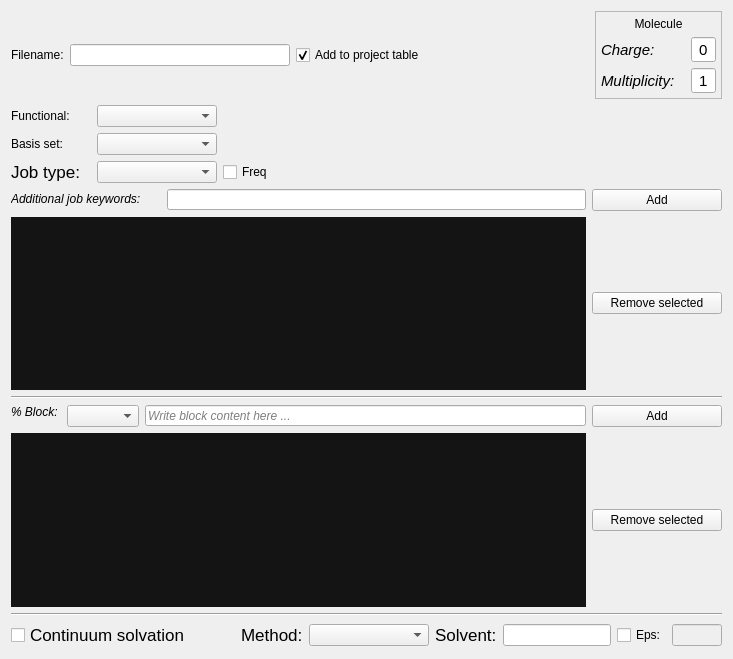
          <widget class="QWidget" name="scrollAreaWidgetContents_2">
           <property name="geometry">
            <rect>
             <x>0</x>
             <y>0</y>
             <width>733</width>
             <height>659</height>
            </rect>
           </property>
           <layout class="QVBoxLayout" name="verticalLayout_4">
            <item>
             <layout class="QHBoxLayout" name="horizontalLayout_9">
              <item>
               <widget class="QLabel" name="label_4">
                <property name="font">
                 <font>
                  <italic>false</italic>
                 </font>
                </property>
                <property name="text">
                 <string>Filename:</string>
                </property>
               </widget>
              </item>
              <item>
               <widget class="QLineEdit" name="lineEdit_filename">
                <property name="minimumSize">
                 <size>
                  <width>220</width>
                  <height>0</height>
                 </size>
                </property>
                <property name="placeholderText">
                 <string/>
                </property>
               </widget>
              </item>
              <item>
               <widget class="QCheckBox" name="checkBox_cp_to_reactmain">
                <property name="text">
                 <string>Add to project table</string>
                </property>
                <property name="checked">
                 <bool>true</bool>
                </property>
               </widget>
              </item>
              <item>
               <spacer name="horizontalSpacer_4">
                <property name="orientation">
                 <enum>Qt::Horizontal</enum>
                </property>
                <property name="sizeHint" stdset="0">
                 <size>
                  <width>162</width>
                  <height>20</height>
                 </size>
                </property>
               </spacer>
              </item>
              <item>
               <widget class="QFrame" name="frame">
                <property name="maximumSize">
                 <size>
                  <width>127</width>
                  <height>96</height>
                 </size>
                </property>
                <property name="frameShape">
                 <enum>QFrame::StyledPanel</enum>
                </property>
                <property name="frameShadow">
                 <enum>QFrame::Raised</enum>
                </property>
                <layout class="QGridLayout" name="gridLayout_27">
                 <property name="leftMargin">
                  <number>5</number>
                 </property>
                 <property name="topMargin">
                  <number>5</number>
                 </property>
                 <property name="rightMargin">
                  <number>5</number>
                 </property>
                 <property name="bottomMargin">
                  <number>5</number>
                 </property>
                 <item row="1" column="1">
                  <widget class="QLabel" name="label_33">
                   <property name="font">
                    <font>
                     <pointsize>11</pointsize>
                     <italic>true</italic>
                    </font>
                   </property>
                   <property name="text">
                    <string>Charge:</string>
                   </property>
                  </widget>
                 </item>
                 <item row="1" column="2">
                  <widget class="QLineEdit" name="lineEdit_charge">
                   <property name="minimumSize">
                    <size>
                     <width>25</width>
                     <height>25</height>
                    </size>
                   </property>
                   <property name="maximumSize">
                    <size>
                     <width>25</width>
                     <height>25</height>
                    </size>
                   </property>
                   <property name="font">
                    <font>
                     <pointsize>11</pointsize>
                    </font>
                   </property>
                   <property name="text">
                    <string>0</string>
                   </property>
                   <property name="alignment">
                    <set>Qt::AlignCenter</set>
                   </property>
                  </widget>
                 </item>
                 <item row="2" column="1">
                  <widget class="QLabel" name="label_34">
                   <property name="font">
                    <font>
                     <pointsize>11</pointsize>
                     <italic>true</italic>
                    </font>
                   </property>
                   <property name="text">
                    <string>Multiplicity:</string>
                   </property>
                  </widget>
                 </item>
                 <item row="2" column="2">
                  <widget class="QLineEdit" name="lineEdit_multiplicity">
                   <property name="minimumSize">
                    <size>
                     <width>25</width>
                     <height>25</height>
                    </size>
                   </property>
                   <property name="maximumSize">
                    <size>
                     <width>25</width>
                     <height>25</height>
                    </size>
                   </property>
                   <property name="font">
                    <font>
                     <pointsize>11</pointsize>
                    </font>
                   </property>
                   <property name="text">
                    <string>1</string>
                   </property>
                   <property name="alignment">
                    <set>Qt::AlignCenter</set>
                   </property>
                  </widget>
                 </item>
                 <item row="0" column="1" colspan="2">
                  <widget class="QLabel" name="label_32">
                   <property name="text">
                    <string>Molecule</string>
                   </property>
                   <property name="alignment">
                    <set>Qt::AlignCenter</set>
                   </property>
                  </widget>
                 </item>
                </layout>
               </widget>
              </item>
             </layout>
            </item>
            <item>
             <layout class="QHBoxLayout" name="horizontalLayout_7">
              <item>
               <widget class="QLabel" name="funct_label_1">
                <property name="minimumSize">
                 <size>
                  <width>80</width>
                  <height>0</height>
                 </size>
                </property>
                <property name="maximumSize">
                 <size>
                  <width>80</width>
                  <height>16777215</height>
                 </size>
                </property>
                <property name="text">
                 <string>Functional:</string>
                </property>
               </widget>
              </item>
              <item>
               <widget class="QComboBox" name="comboBox_funct">
                <property name="minimumSize">
                 <size>
                  <width>120</width>
                  <height>0</height>
                 </size>
                </property>
                <property name="maximumSize">
                 <size>
                  <width>120</width>
                  <height>16777215</height>
                 </size>
                </property>
                <property name="editable">
                 <bool>false</bool>
                </property>
               </widget>
              </item>
              <item>
               <spacer name="horizontalSpacer_2">
                <property name="orientation">
                 <enum>Qt::Horizontal</enum>
                </property>
                <property name="sizeHint" stdset="0">
                 <size>
                  <width>40</width>
                  <height>20</height>
                 </size>
                </property>
               </spacer>
              </item>
             </layout>
            </item>
            <item>
             <layout class="QHBoxLayout" name="horizontalLayout_8">
              <item>
               <widget class="QLabel" name="basis_label_1">
                <property name="minimumSize">
                 <size>
                  <width>80</width>
                  <height>0</height>
                 </size>
                </property>
                <property name="maximumSize">
                 <size>
                  <width>80</width>
                  <height>16777215</height>
                 </size>
                </property>
                <property name="text">
                 <string>Basis set:</string>
                </property>
               </widget>
              </item>
              <item>
               <widget class="QComboBox" name="comboBox_basis1">
                <property name="minimumSize">
                 <size>
                  <width>120</width>
                  <height>0</height>
                 </size>
                </property>
                <property name="maximumSize">
                 <size>
                  <width>120</width>
                  <height>16777215</height>
                 </size>
                </property>
                <property name="editable">
                 <bool>false</bool>
                </property>
               </widget>
              </item>
              <item>
               <spacer name="horizontalSpacer_3">
                <property name="orientation">
                 <enum>Qt::Horizontal</enum>
                </property>
                <property name="sizeHint" stdset="0">
                 <size>
                  <width>40</width>
                  <height>20</height>
                 </size>
                </property>
               </spacer>
              </item>
             </layout>
            </item>
            <item>
             <layout class="QHBoxLayout" name="horizontalLayout_10">
              <item>
               <widget class="QLabel" name="label_3">
                <property name="minimumSize">
                 <size>
                  <width>80</width>
                  <height>0</height>
                 </size>
                </property>
                <property name="maximumSize">
                 <size>
                  <width>80</width>
                  <height>16777215</height>
                 </size>
                </property>
                <property name="font">
                 <font>
                  <pointsize>13</pointsize>
                 </font>
                </property>
                <property name="text">
                 <string>Job type:</string>
                </property>
               </widget>
              </item>
              <item>
               <widget class="QComboBox" name="comboBox_job_type">
                <property name="minimumSize">
                 <size>
                  <width>120</width>
                  <height>0</height>
                 </size>
                </property>
                <property name="maximumSize">
                 <size>
                  <width>120</width>
                  <height>16777215</height>
                 </size>
                </property>
               </widget>
              </item>
              <item>
               <widget class="QCheckBox" name="checkbox_freq">
                <property name="enabled">
                 <bool>true</bool>
                </property>
                <property name="text">
                 <string>Freq   </string>
                </property>
               </widget>
              </item>
              <item>
               <spacer name="horizontalSpacer_9">
                <property name="orientation">
                 <enum>Qt::Horizontal</enum>
                </property>
                <property name="sizeHint" stdset="0">
                 <size>
                  <width>40</width>
                  <height>20</height>
                 </size>
                </property>
               </spacer>
              </item>
             </layout>
            </item>
            <item>
             <layout class="QHBoxLayout" name="horizontalLayout_16">
              <item>
               <widget class="QLabel" name="additional_job_2">
                <property name="minimumSize">
                 <size>
                  <width>150</width>
                  <height>15</height>
                 </size>
                </property>
                <property name="maximumSize">
                 <size>
                  <width>100</width>
                  <height>15</height>
                 </size>
                </property>
                <property name="font">
                 <font>
                  <italic>true</italic>
                 </font>
                </property>
                <property name="text">
                 <string>Additional job keywords:</string>
                </property>
                <property name="alignment">
                 <set>Qt::AlignLeading|Qt::AlignLeft|Qt::AlignTop</set>
                </property>
               </widget>
              </item>
              <item>
               <widget class="QLineEdit" name="LineEdit_add_job_2">
                <property name="minimumSize">
                 <size>
                  <width>100</width>
                  <height>21</height>
                 </size>
                </property>
                <property name="maximumSize">
                 <size>
                  <width>600</width>
                  <height>21</height>
                 </size>
                </property>
                <property name="font">
                 <font>
                  <italic>true</italic>
                 </font>
                </property>
                <property name="text">
                 <string/>
                </property>
               </widget>
              </item>
              <item>
               <widget class="QPushButton" name="Button_add_job_2">
                <property name="minimumSize">
                 <size>
                  <width>130</width>
                  <height>0</height>
                 </size>
                </property>
                <property name="maximumSize">
                 <size>
                  <width>130</width>
                  <height>16777215</height>
                 </size>
                </property>
                <property name="text">
                 <string>Add</string>
                </property>
               </widget>
              </item>
             </layout>
            </item>
            <item>
             <layout class="QHBoxLayout" name="horizontalLayout_17">
              <item>
               <widget class="QListWidget" name="List_add_job_2">
                <property name="sizePolicy">
                 <sizepolicy hsizetype="Expanding" vsizetype="Expanding">
                  <horstretch>0</horstretch>
                  <verstretch>0</verstretch>
                 </sizepolicy>
                </property>
                <property name="minimumSize">
                 <size>
                  <width>0</width>
                  <height>0</height>
                 </size>
                </property>
                <property name="maximumSize">
                 <size>
                  <width>600</width>
                  <height>888888</height>
                 </size>
                </property>
                <property name="styleSheet">
                 <string notr="true">QListWidget{	
 background-color: rgb(20,20,20);		
  border:None;
  margin-top:0px;	
  margin-left:0px;
  margin-right:0px;	
 }</string>
                </property>
               </widget>
              </item>
              <item>
               <widget class="QPushButton" name="Button_del_job_2">
                <property name="minimumSize">
                 <size>
                  <width>130</width>
                  <height>0</height>
                 </size>
                </property>
                <property name="maximumSize">
                 <size>
                  <width>130</width>
                  <height>16777215</height>
                 </size>
                </property>
                <property name="text">
                 <string>Remove selected</string>
                </property>
               </widget>
              </item>
             </layout>
            </item>
            <item>
             <widget class="Line" name="line_2">
              <property name="orientation">
               <enum>Qt::Horizontal</enum>
              </property>
             </widget>
            </item>
            <item>
             <layout class="QHBoxLayout" name="horizontalLayout_18">
              <item>
               <widget class="QLabel" name="additional_job">
                <property name="minimumSize">
                 <size>
                  <width>50</width>
                  <height>0</height>
                 </size>
                </property>
                <property name="maximumSize">
                 <size>
                  <width>100</width>
                  <height>50</height>
                 </size>
                </property>
                <property name="font">
                 <font>
                  <italic>true</italic>
                 </font>
                </property>
                <property name="text">
                 <string>% Block:</string>
                </property>
                <property name="alignment">
                 <set>Qt::AlignLeading|Qt::AlignLeft|Qt::AlignTop</set>
                </property>
               </widget>
              </item>
              <item>
               <widget class="QComboBox" name="comboBox">
                <property name="maximumSize">
                 <size>
                  <width>120</width>
                  <height>16777215</height>
                 </size>
                </property>
               </widget>
              </item>
              <item>
               <widget class="QLineEdit" name="LineEdit_add_job">
                <property name="minimumSize">
                 <size>
                  <width>100</width>
                  <height>21</height>
                 </size>
                </property>
                <property name="maximumSize">
                 <size>
                  <width>500</width>
                  <height>21</height>
                 </size>
                </property>
                <property name="font">
                 <font>
                  <italic>true</italic>
                 </font>
                </property>
                <property name="text">
                 <string/>
                </property>
                <property name="placeholderText">
                 <string>Write block content here ...</string>
                </property>
               </widget>
              </item>
              <item>
               <widget class="QPushButton" name="Button_add_job">
                <property name="minimumSize">
                 <size>
                  <width>130</width>
                  <height>0</height>
                 </size>
                </property>
                <property name="maximumSize">
                 <size>
                  <width>130</width>
                  <height>16777215</height>
                 </size>
                </property>
                <property name="text">
                 <string>Add</string>
                </property>
               </widget>
              </item>
             </layout>
            </item>
            <item>
             <layout class="QHBoxLayout" name="horizontalLayout_19">
              <item>
               <widget class="QListWidget" name="List_add_job">
                <property name="sizePolicy">
                 <sizepolicy hsizetype="Expanding" vsizetype="Expanding">
                  <horstretch>0</horstretch>
                  <verstretch>0</verstretch>
                 </sizepolicy>
                </property>
                <property name="minimumSize">
                 <size>
                  <width>0</width>
                  <height>0</height>
                 </size>
                </property>
                <property name="maximumSize">
                 <size>
                  <width>600</width>
                  <height>16777215</height>
                 </size>
                </property>
                <property name="styleSheet">
                 <string notr="true">QListWidget{	
 background-color: rgb(20,20,20);		
  border:None;
  margin-top:0px;	
  margin-left:0px;
  margin-right:0px;	
 }</string>
                </property>
               </widget>
              </item>
              <item>
               <widget class="QPushButton" name="Button_del_job">
                <property name="minimumSize">
                 <size>
                  <width>130</width>
                  <height>0</height>
                 </size>
                </property>
                <property name="maximumSize">
                 <size>
                  <width>130</width>
                  <height>16777215</height>
                 </size>
                </property>
                <property name="text">
                 <string>Remove selected</string>
                </property>
               </widget>
              </item>
             </layout>
            </item>
            <item>
             <widget class="Line" name="line_3">
              <property name="orientation">
               <enum>Qt::Horizontal</enum>
              </property>
             </widget>
            </item>
            <item>
             <layout class="QHBoxLayout" name="horizontalLayout_13">
              <item>
               <widget class="QCheckBox" name="checkbox_SCRF">
                <property name="enabled">
                 <bool>true</bool>
                </property>
                <property name="font">
                 <font>
                  <pointsize>13</pointsize>
                  <weight>50</weight>
                  <bold>false</bold>
                 </font>
                </property>
                <property name="text">
                 <string>Continuum solvation</string>
                </property>
               </widget>
              </item>
              <item>
               <spacer name="horizontalSpacer_15">
                <property name="orientation">
                 <enum>Qt::Horizontal</enum>
                </property>
                <property name="sizeHint" stdset="0">
                 <size>
                  <width>40</width>
                  <height>20</height>
                 </size>
                </property>
               </spacer>
              </item>
              <item>
               <widget class="QLabel" name="label_15">
                <property name="font">
                 <font>
                  <pointsize>13</pointsize>
                 </font>
                </property>
                <property name="text">
                 <string>Method:</string>
                </property>
               </widget>
              </item>
              <item>
               <widget class="QComboBox" name="comboBox_SCRF">
                <property name="minimumSize">
                 <size>
                  <width>120</width>
                  <height>0</height>
                 </size>
                </property>
                <property name="maximumSize">
                 <size>
                  <width>120</width>
                  <height>16777215</height>
                 </size>
                </property>
               </widget>
              </item>
              <item>
               <widget class="QLabel" name="label_16">
                <property name="font">
                 <font>
                  <pointsize>13</pointsize>
                 </font>
                </property>
                <property name="text">
                 <string>Solvent:</string>
                </property>
               </widget>
              </item>
              <item>
               <widget class="QLineEdit" name="lineEdit_solvent"/>
              </item>
              <item>
               <widget class="QCheckBox" name="checkbox_eps">
                <property name="enabled">
                 <bool>true</bool>
                </property>
                <property name="text">
                 <string>Eps:</string>
                </property>
               </widget>
              </item>
              <item>
               <widget class="QLineEdit" name="lineEdit_eps">
                <property name="enabled">
                 <bool>false</bool>
                </property>
                <property name="maximumSize">
                 <size>
                  <width>50</width>
                  <height>16777215</height>
                 </size>
                </property>
               </widget>
              </item>
             </layout>
            </item>
           </layout>
          </widget>
